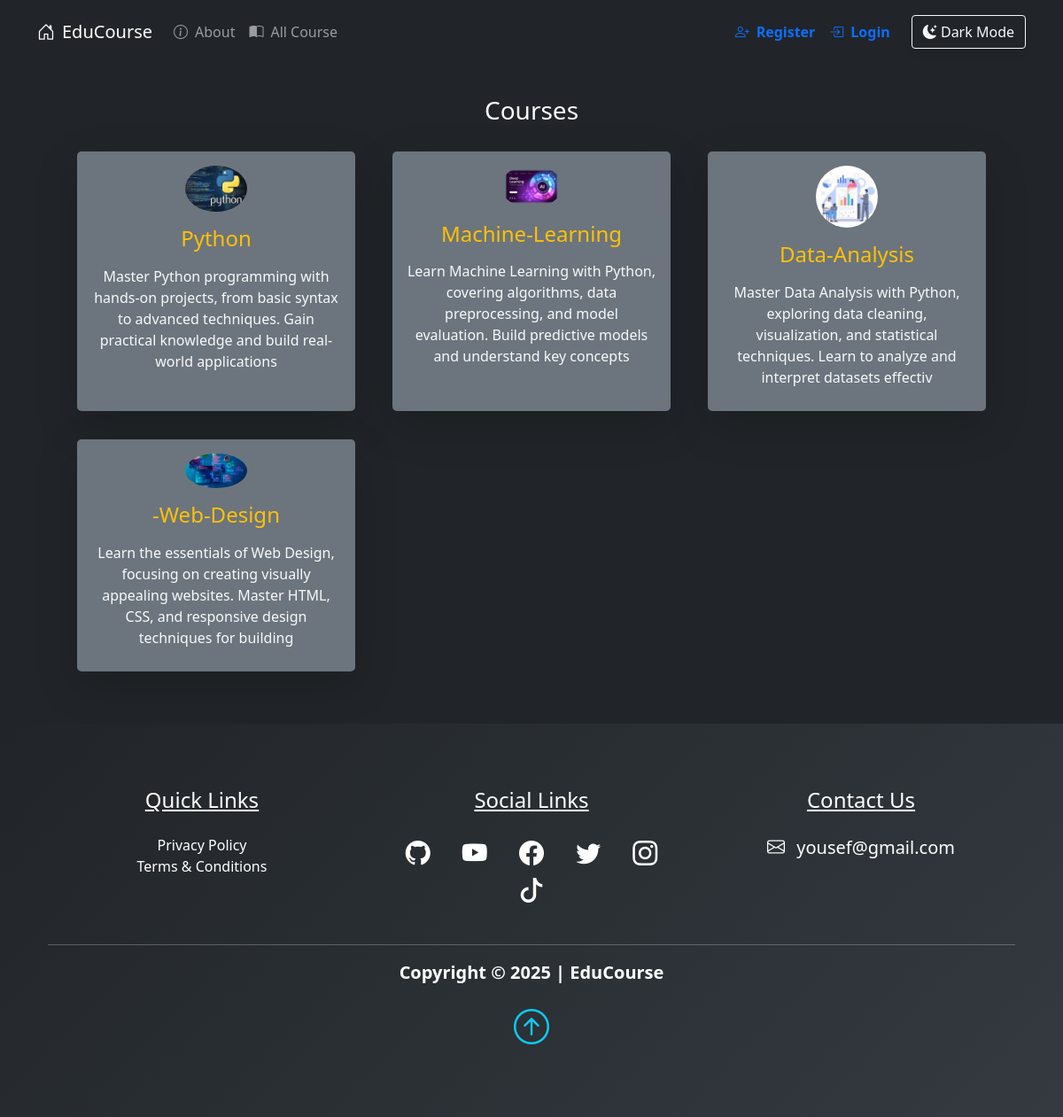
The app's page /courses, older data.
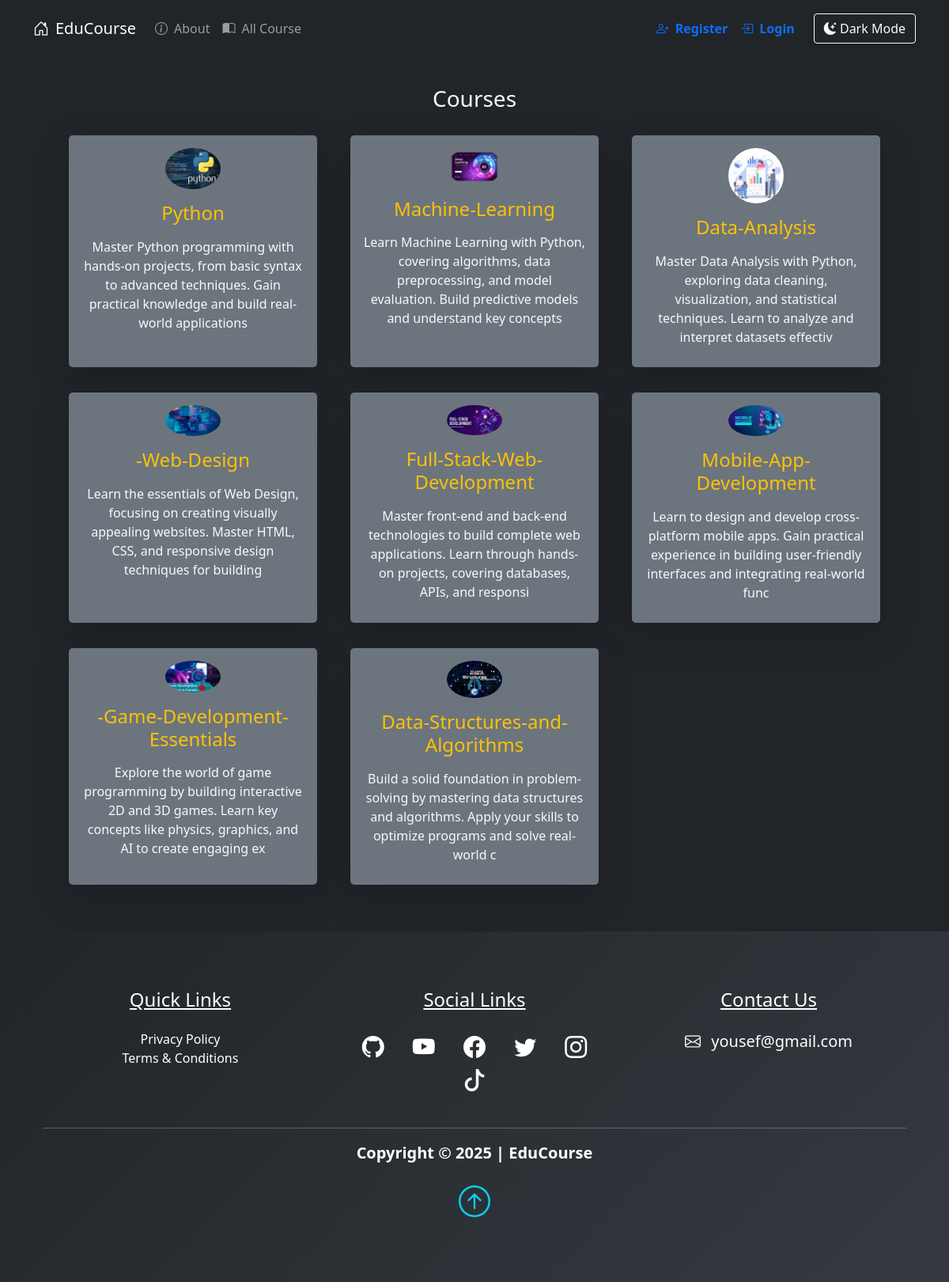
The same page, newer data.
### pythonic/models.py (models this page shows, shortened)
class Course(db.Model):
    id = db.Column(db.Integer, primary_key=True)
    title = db.Column(db.String(50), unique=True, nullable=False)
    description = db.Column(db.String(150), nullable=False)
    icon = db.Column(db.String(20), nullable=False, default="default_icon.jpg")
    lessons = db.relationship("Lesson", backref="course_name", lazy=True)

### pythonic/routes.py (the view)
@app.route("/courses")
def courses():
    courses = Course.query.all()
    return render_template("courses.html", title="Courses", courses=courses)

### pythonic/templates/courses.html
{% extends "layout.html"%}
{% block content %}
<section class="bg-dark">
    <div class="container p-5">
        <h3 class="text-center text-light" id='learn'>Courses</h3>
        <div class="row">
            {% for course in courses %}
            <div class="col-sm-12 col-md-6 col-lg-4 p-3 d-flex align-items-stretch">
                <a href="{{url_for('course', course_title=course.title)}}" class="text-decoration-none">
                    <div class="card bg-secondary text-light h-100 border-0 shadow-lg">
                        <div class="card-body text-center">
                            <img src="{{url_for('static', filename='course_icons/'+course.icon)}}" alt="{{course.title}} icon"
                                class="card-img w-25 rounded-circle mb-3">
                            <h4 class="card-title mb-3 text-warning">
                                {{course.title}}
                            </h4>
                            <p class="card-text">{{course.description}}</p>
                        </div>
                    </div>
                </a>
            </div>
            {% endfor %}
        </div>
    </div>
</section>
{% endblock content %}

### pythonic/templates/layout.html (shortened to what this page needs)
<!DOCTYPE html>
<html lang="en">
<head>
    <link href="https://cdn.jsdelivr.net/npm/bootstrap@5.1.3/dist/css/bootstrap.min.css" rel="stylesheet"
>
    <link rel="stylesheet" href="https://cdn.jsdelivr.net/npm/bootstrap-icons@1.8.1/font/bootstrap-icons.css">
    <link rel="stylesheet" type="text/css" href="{{url_for('static', filename='main.css')}}">
    <link rel="stylesheet" type="text/css" href="{{url_for('static', filename='styles.css')}}">
</head>
<body class="d-flex flex-column min-vh-100">
<nav class="navbar navbar-expand-lg bg-dark navbar-dark py-3 fixed-top">
    <div class="container">
        <a href="{{url_for('home')}}" class="navbar-brand"><i class="bi bi-house-door me-2"></i>EduCourse</a>
        <div class="collapse navbar-collapse" id="navmenu">
            <ul class="navbar-nav">
                <li class="nav-item">
                    <a href="{{url_for('about')}}" class="nav-link"><i class="bi bi-info-circle me-2"></i>About</a>
                </li>
                <li class="nav-item">
                    <a href="{{ url_for('courses') }}" class="nav-link"><i class="bi bi-book-half me-2"></i>All Course</a>
                </li>
            </ul>
            <ul class="navbar-nav ms-auto">
                {% if current_user.is_authenticated %}
                <div class="dropdown show">
                    <button class="btn btn-dark bg-dark dropdown-toggle" type="button" id="dropdownMenuButton1"
                        data-bs-toggle="dropdown" aria-expanded="false">
                        <i class="bi bi-person-circle me-2"></i> My Account
                    </button>
                    <ul class="dropdown-menu" aria-labelledby="dropdownMenuButton1">
                        <li class="nav-item">
                            <a href="{{ url_for('dashboard') }}" class="dropdown-item d-flex align-items-center">
                                <i class="bi bi-speedometer2 me-2"></i> Dashboard
                            </a>
                        </li>
                        <li class="nav-item">
                            <a href="{{ url_for('logout') }}" class="dropdown-item text-danger d-flex align-items-center">
                                <i class="bi bi-box-arrow-right me-2"></i> Logout
                            </a>
                        </li>
                    </ul>
                </div>
                {% else %}
                <li class="nav-item">
                    <a href="{{ url_for('register') }}" class="nav-link text-primary fw-bold d-flex align-items-center">
                        <i class="bi bi-person-plus me-2"></i> Register
                    </a>
                </li>
                <li class="nav-item">
                    <a href="{{ url_for('login') }}" class="nav-link text-primary fw-bold d-flex align-items-center">
                        <i class="bi bi-box-arrow-in-right me-2"></i> Login
                    </a>
                </li>
                {% endif %}
            </ul>
            <button id="theme-toggle" class="btn btn-outline-light ms-3">
                <i class="bi bi-moon-stars-fill"></i> Dark Mode
            </button>
        </div>
    </div>
</nav>
    {% block content%} {% endblock %}
        <footer class="bg-dark mt-auto py-5" style="background: linear-gradient(135deg, #212529, #343a40);">
            <div class="container p-4">
                <div class="row text-center text-white">
                    <div class="col-md-12 col-lg-4 pb-3">
                        <h4 class="text-center text-decoration-underline">Quick Links</h4>
                        <ul class="list-unstyled pt-3">
                            <li><a href="#" class="text-white text-decoration-none">Privacy Policy</a></li>
                            <li><a href="#" class="text-white text-decoration-none">Terms & Conditions</a></li>
                        </ul>
                    </div>
                    <div class="col-md-12 col-lg-4 pb-3">
                        <h4 class="text-center text-decoration-underline pb-3">Social Links</h4>
                        <a href="#" class="text-white p-3 fs-3"><i class="bi bi-github"></i></a>
                        <a href="#" class="text-white p-3 fs-3"><i class="bi bi-youtube"></i></a>
                        <a href="#" class="text-white p-3 fs-3"><i class="bi bi-facebook"></i></a>
                        <a href="#" class="text-white p-3 fs-3"><i class="bi bi-twitter"></i></a>
                        <a href="#" class="text-white p-3 fs-3"><i class="bi bi-instagram"></i></a>
                        <a href="#" class="text-white p-3 fs-3"><i class="bi bi-tiktok"></i></a>
                    </div>
                    <div class="col-md-12 col-lg-4 pb-3">
                        <h4 class="text-center text-decoration-underline pb-3">Contact Us</h4>
                        <p class="lead mb-0"><i class="bi bi-envelope me-2"></i> yousef@gmail.com</p>
                    </div>
                </div>
                <div class="text-white text-center mt-4">
                    <hr class="border-secondary">
                    <p class="lead fw-bold mb-0">Copyright &copy; 2025 | EduCourse</p>
                    <a href="#" class="d-block mt-3"><i class="bi bi-arrow-up-circle fs-1 text-info"></i></a>
                </div>
            </div>
        </footer>
</body>
</html>

### pythonic/static/main.css (style rules this page uses)
body::before { display: block; content: ''; height: 60px; }
.card { transition: 0.7s ease; box-shadow: 0 5px 15px rgba(1 1 1/ 15); border-radius: 5px; margin: 5px; }

### pythonic/static/styles.css (style rules this page uses)
.btn, .dropdown-menu { box-shadow: 0 4px 6px rgba(0, 0, 0, 0.1); }
.card-body img { transition: transform 0.3s ease; }

Row changes from the older to the newer data that the page shows:
added Course: icon (picture), title "Full-Stack-Web-Development", description "Master front-end and back-end technologies to build complete web applications. Learn through hands-on projects, covering databases, APIs, and responsi"
added Course: icon (picture), title "Mobile-App-Development", description "Learn to design and develop cross-platform mobile apps. Gain practical experience in building user-friendly interfaces and integrating real-world func"
added Course: icon (picture), title "-Game-Development-Essentials", description "Explore the world of game programming by building interactive 2D and 3D games. Learn key concepts like physics, graphics, and AI to create engaging ex"
added Course: icon (picture), title "Data-Structures-and-Algorithms", description "Build a solid foundation in problem-solving by mastering data structures and algorithms. Apply your skills to optimize programs and solve real-world c"
